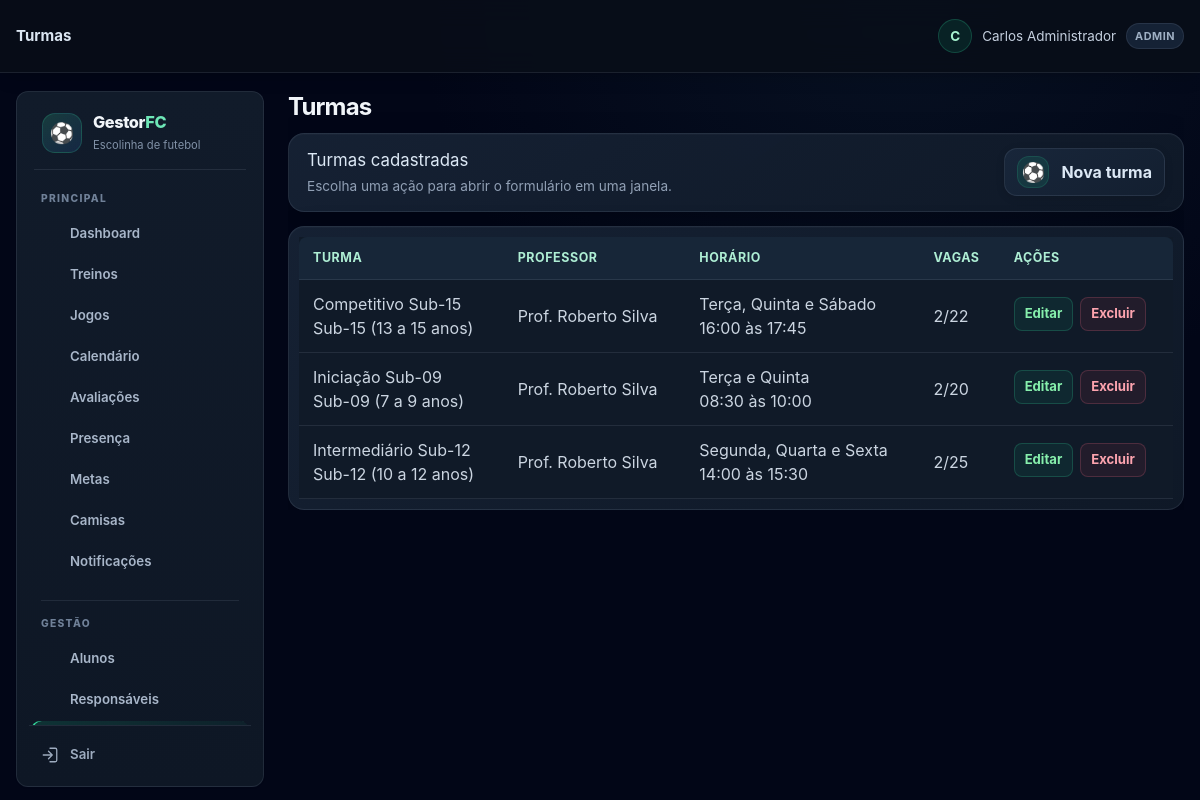
Screenshot of /turmas.php (signed in) with the database file from the repository.
### tables this page shows
CREATE TABLE TB_TURMA (
    COD_TURMA INT AUTO_INCREMENT PRIMARY KEY,
    COD_ESCOLINHA INT NOT NULL,
    COD_PROFESSOR INT NULL,
    NOME VARCHAR(50) NOT NULL,
    FAIXA_ETARIA VARCHAR(30) NOT NULL,
    DIAS_TREINO VARCHAR(100) NOT NULL,
    HORARIO VARCHAR(50) NOT NULL,
    CAPACIDADE INT DEFAULT 25,
    ATIVA TINYINT(1) DEFAULT 1,
    CRIADO_EM TIMESTAMP DEFAULT CURRENT_TIMESTAMP,
    FOREIGN KEY (COD_ESCOLINHA) REFERENCES TB_ESCOLINHA(COD_ESCOLINHA) ON DELETE CASCADE,
    FOREIGN KEY (COD_PROFESSOR) REFERENCES TB_USUARIO(COD_USUARIO) ON DELETE SET NULL
);

CREATE TABLE TB_USUARIO (
    COD_USUARIO INT AUTO_INCREMENT PRIMARY KEY,
    COD_ESCOLINHA INT NOT NULL,
    NOME VARCHAR(100) NOT NULL,
    EMAIL VARCHAR(100) NOT NULL UNIQUE,
    SENHA_HASH VARCHAR(255) NOT NULL,
    PERFIL ENUM('ADMIN', 'SECRETARIA', 'PROFESSOR', 'RESPONSAVEL', 'ALUNO') NOT NULL DEFAULT 'ADMIN',
    ATIVO TINYINT(1) DEFAULT 1,
    CRIADO_EM TIMESTAMP DEFAULT CURRENT_TIMESTAMP,
    FOREIGN KEY (COD_ESCOLINHA) REFERENCES TB_ESCOLINHA(COD_ESCOLINHA) ON DELETE CASCADE
);

### includes/helpers.php (called while the page is built, shortened)
<?php
function e($value) {
    return htmlspecialchars((string) $value, ENT_QUOTES, 'UTF-8');
}

### turmas.php (the view, shortened to what this page needs)
<?php
require_once __DIR__ . '/includes/layout.php'; require_once __DIR__ . '/config/database.php';
checkRole(['ADMIN', 'SECRETARIA']); $db = getDB(); $escolinha = currentEscolinhaId(); $edit = null;
$q = $db->prepare("SELECT t.*, u.NOME AS PROFESSOR, COUNT(m.COD_MATRICULA) AS MATRICULADOS FROM TB_TURMA t LEFT JOIN TB_USUARIO u ON u.COD_USUARIO = t.COD_PROFESSOR LEFT JOIN TB_MATRICULA m ON m.COD_TURMA = t.COD_TURMA AND m.STATUS = 'ATIVA' WHERE t.COD_ESCOLINHA = ? GROUP BY t.COD_TURMA ORDER BY t.NOME"); $q->execute([$escolinha]); $lista = $q->fetchAll();
?>
<section><div><table><thead><tr><th>Turma</th><th>Professor</th><th>Horário</th><th>Vagas</th><th>Ações</th></tr></thead><tbody><?php foreach ($lista as $t): ?><tr><td><?= e($t['NOME']) ?><br><span><?= e($t['FAIXA_ETARIA']) ?></span></td><td><?= e($t['PROFESSOR'] ?: 'Não definido') ?></td><td><?= e($t['DIAS_TREINO']) ?><br><?= e($t['HORARIO']) ?></td><td><?= (int) $t['MATRICULADOS'] ?>/<?= (int) $t['CAPACIDADE'] ?></td><td><button type="button" class="acao-tabela" data-modal-url="turmas.php?mini=1&amp;editar=<?= (int) $t['COD_TURMA'] ?>" data-modal-titulo="Editar turma">Editar</button><form method="post" onsubmit="return confirm('Excluir esta turma?');"><input type="hidden" name="csrf_token" value="<?= e(csrfToken()) ?>"><input type="hidden" name="action" value="delete"><input type="hidden" name="id" value="<?= (int) $t['COD_TURMA'] ?>"><button>Excluir</button></form></td></tr><?php endforeach; ?></tbody></table></div></section>

### rows the page displays
tb_turma: NOME "Competitivo Sub-15", FAIXA_ETARIA "Sub-15 (13 a 15 anos)", COD_PROFESSOR.NOME "Prof. Roberto Silva", DIAS_TREINO "Terça, Quinta e Sábado", HORARIO "16:00 às 17:45", MATRICULADOS "2", CAPACIDADE "22"
tb_turma: NOME "Iniciação Sub-09", FAIXA_ETARIA "Sub-09 (7 a 9 anos)", COD_PROFESSOR.NOME "Prof. Roberto Silva", DIAS_TREINO "Terça e Quinta", HORARIO "08:30 às 10:00", MATRICULADOS "2", CAPACIDADE "20"
tb_turma: NOME "Intermediário Sub-12", FAIXA_ETARIA "Sub-12 (10 a 12 anos)", COD_PROFESSOR.NOME "Prof. Roberto Silva", DIAS_TREINO "Segunda, Quarta e Sexta", HORARIO "14:00 às 15:30", MATRICULADOS "2", CAPACIDADE "25"

### other values shown
$title "Turmas"
$_SESSION['username'] "Carlos Administrador"
$_SESSION['user_role'] "ADMIN"
$label "Dashboard Treinos Jogos Calendário Avaliações Presença Metas Camisas Notificações Alunos Responsáveis"
$titulosRecursos[$title] "Turmas cadastradas"
$acao[1] "⚽"
$acao[0] "Nova turma"
